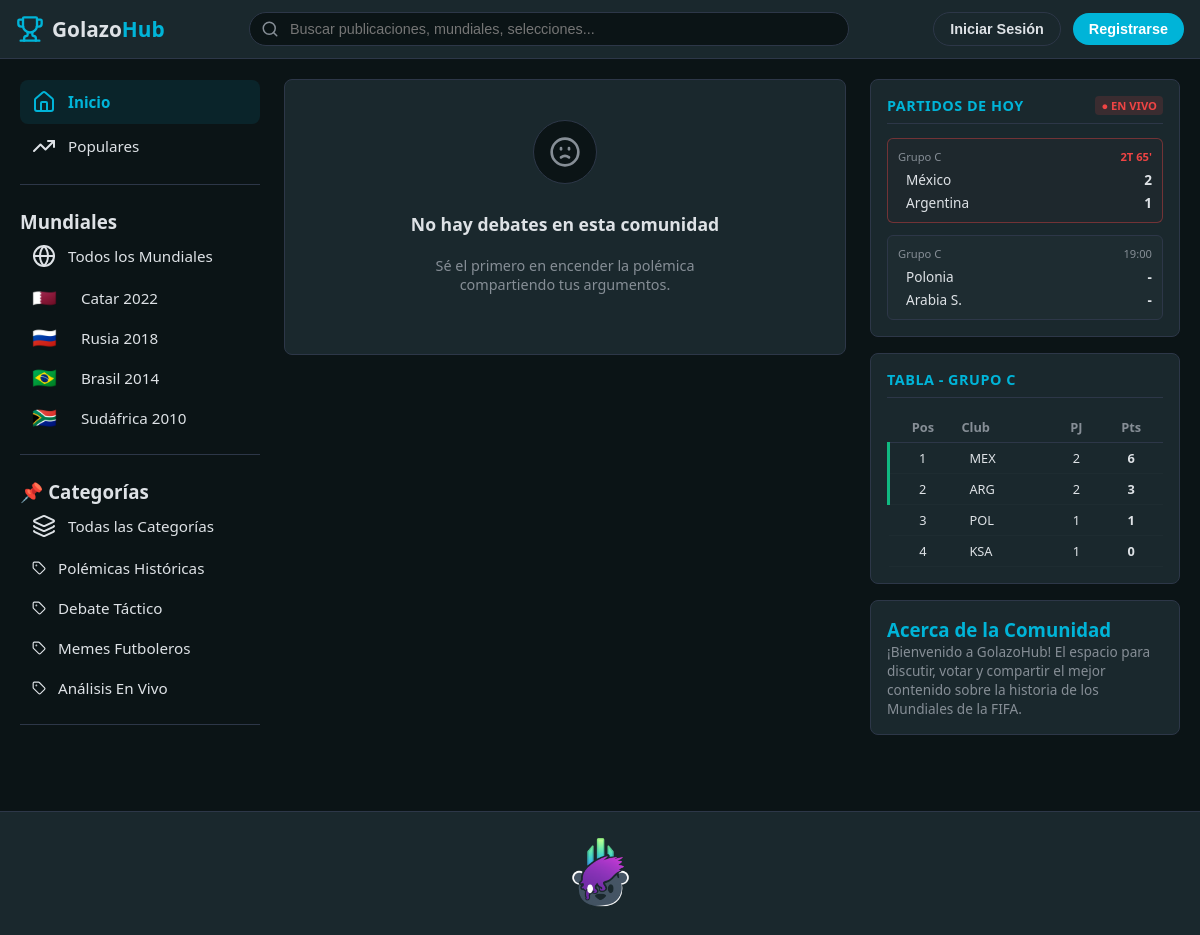
The page / on the database its author committed.
### tables this page shows
CREATE TABLE `mundiales` (
  `id` int(11) NOT NULL,
  `nombre` varchar(50) NOT NULL,
  `codigo_bandera` varchar(10) NOT NULL
);

CREATE TABLE `categorias` (
  `id` int(11) NOT NULL,
  `nombre` varchar(50) NOT NULL
);

### controllers/homeController.php (called while the page is built, shortened)
<?php
require_once 'config/Database.php';
class homeController {
    public function index() {
        require_once 'models/Post.php';
        $postModel = new Post();
        $mundiales = $postModel->obtenerMundiales();
        $categorias = $postModel->obtenerCategorias();
        require_once 'views/homeView.php';
    }
}

### models/post.php (called while the page is built, shortened)
<?php
class Post {
    private $db;
    public function __construct() {
        $database = new Database();
        $this->db = $database->conectar();
    }
    public function obtenerMundiales() {
        $sql = "SELECT * FROM mundiales";
        $stmt = $this->db->query($sql);
        return $stmt->fetchAll(PDO::FETCH_ASSOC);
    }
        public function obtenerCategorias() {
        $sql = "SELECT * FROM categorias";
        $stmt = $this->db->query($sql);
        return $stmt->fetchAll(PDO::FETCH_ASSOC);
    }
}

### config/database.php (called while the page is built, shortened)
<?php
class Database {
    private $host = "localhost";
    private $db_name = "golazohub";
    private $username = "root";
    private $password = "";
    public function conectar() {
        $this->conn = null;
        try {
            $this->conn = new PDO(
                "mysql:host=" . $this->host . ";dbname=" . $this->db_name . ";charset=utf8mb4",
                $this->username,
                $this->password
            );
            $this->conn->setAttribute(PDO::ATTR_ERRMODE, PDO::ERRMODE_EXCEPTION);
            $this->conn->setAttribute(PDO::ATTR_DEFAULT_FETCH_MODE, PDO::FETCH_ASSOC);
        } catch(PDOException $exception) {
            echo "Error crítico en la conexión a la Base de Datos: " . $exception->getMessage();
        }
        return $this->conn;
    }
}

### views/components/sidebarLeft.php (the view, shortened to what this page needs)
<aside class="sidebar-left">
    <div class="sidebar-section">
        <ul class="sidebar-menu">
            <li class="menu-item active" onclick="window.location.href='/GolazoHub/index.php'">
                <i data-lucide="home"></i>
                <span>Inicio</span>
            </li>
            <li class="menu-item">
                <i data-lucide="trending-up"></i>
                <span>Populares</span>
            </li>
        </ul>
    </div>
    <div class="sidebar-section">
        <h3>Mundiales</h3>
        <ul class="sidebar-menu">
            <li class="menu-item" onclick="window.location.href='/GolazoHub/index.php'">
                <i data-lucide="globe"></i>
                <span>Todos los Mundiales</span>
            </li>
            <?php if (isset($mundiales) && is_array($mundiales) && count($mundiales) > 0): ?>
                <?php foreach ($mundiales as $m): ?>
                    <li class="menu-item" onclick="window.location.href='/GolazoHub/index.php?mundial_id=<?= $m['id']; ?>'">
                        <span style="font-size: 1.25rem; margin-right: 12px; display: inline-flex; align-items: center; line-height: 1;">
                            <?= htmlspecialchars($m['codigo_bandera']); ?>
                        </span>
                        <span><?= htmlspecialchars($m['nombre']); ?></span>
                    </li>
                <?php endforeach; ?>
            <?php else: ?>
                <li style="padding: 10px 16px; color: var(--text-muted); font-size: 13px;">No hay mundiales cargados.</li>
            <?php endif; ?>
        </ul>
    </div>
    <div class="sidebar-section">
        <h3>📌 Categorías</h3>
        <ul class="sidebar-menu">
            <li class="menu-item" onclick="window.location.href='/GolazoHub/index.php'">
                <i data-lucide="layers"></i>
                <span>Todas las Categorías</span>
            </li>
            <?php if (isset($categorias) && is_array($categorias) && count($categorias) > 0): ?>
                <?php foreach ($categorias as $c): ?>
                    <li class="menu-item" onclick="window.location.href='/GolazoHub/index.php?categoria_id=<?= $c['id']; ?>'">
                        <i data-lucide="tag" style="width: 14px; height: 14px;"></i>
                        <span><?= htmlspecialchars($c['nombre']); ?></span>
                    </li>
                <?php endforeach; ?>
            <?php else: ?>
                <li style="padding: 10px 16px; color: var(--text-muted); font-size: 13px;">No hay categorías.</li>
            <?php endif; ?>
        </ul>
    </div>
</aside>

### assets/css/styles.css (style rules this page uses)
* { margin: 0; padding: 0; box-sizing: border-box; }
:root { --bg-main: #0b1416; --bg-card: #1a282d; --text-primary: #dee2e6; --text-muted: #868e96; --accent: #00b4d8; --accent-hover: #0077b6; --border-color: #2d3748; }
body { background-color: var(--bg-main); color: var(--text-primary); font-family: 'Segoe UI', Arial, sans-serif; }
.sidebar-left, .sidebar-right, .post-card, .sidebar-card, .sidebar-right aside, .sidebar-left div { width: 100% !important; max-width: 100% !important; height: auto !important; box-sizing: border-box !important; }
.sidebar-section { margin-bottom: 24px; border-bottom: 1px solid var(--border-color); padding-bottom: 16px; }
.sidebar-menu { list-style: none; }
.menu-item { display: flex; align-items: center; gap: 12px; padding: 10px 12px; border-radius: 8px; cursor: pointer; font-size: 0.95rem; color: var(--text-primary); }
.menu-item.active { background-color: rgba(0, 180, 216, 0.1); color: var(--accent); font-weight: 600; }

### rows shown on the page
mundiales: codigo_bandera "🇶🇦", nombre "Catar 2022"
mundiales: codigo_bandera "🇷🇺", nombre "Rusia 2018"
mundiales: codigo_bandera "🇧🇷", nombre "Brasil 2014"
mundiales: codigo_bandera "🇿🇦", nombre "Sudáfrica 2010"
categorias: nombre "Polémicas Históricas"
categorias: nombre "Debate Táctico"
categorias: nombre "Memes Futboleros"
categorias: nombre "Análisis En Vivo"
